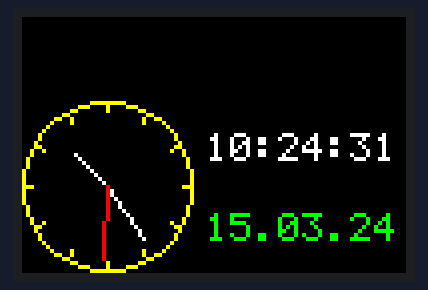
The program below on a simulated Raspberry Pi (BCM pin numbers). Parts: 96×64 colour display. The clock reads 2024-03-15 10:24:30 at power-on unless the program sets it; library files of the repository ran but are not shown: SSD1331.py.

Above: at 1.2 s.
At 5.3 s:
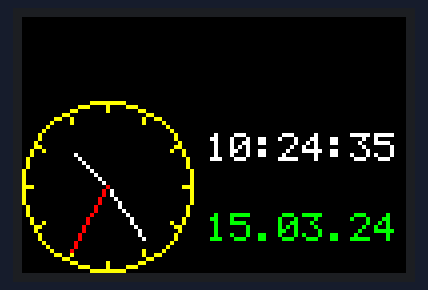
At 10.5 s:
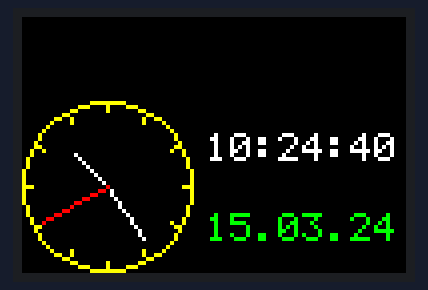
At 19.2 s:
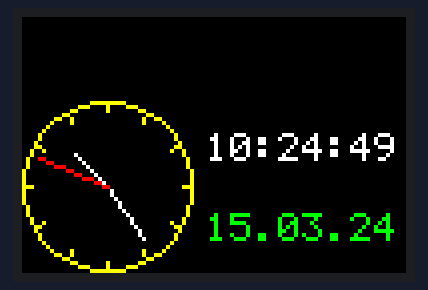
At 28.5 s:
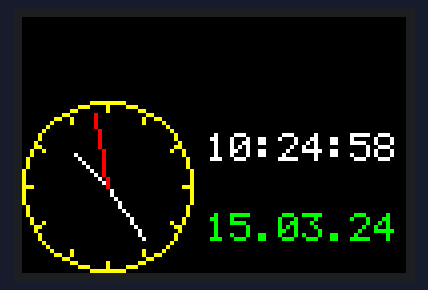
At 38.3 s:
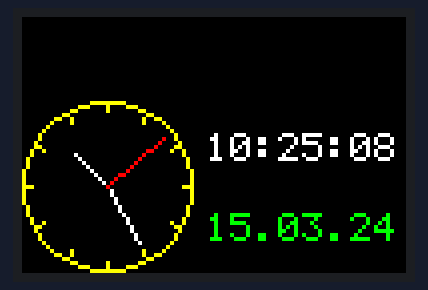

Measured:
- what the display in image 0 shows lasts 1.0 s, from 1.1 s to 2.1 s

The program:

clock.py
```python
import SSD1331
import datetime
import time
import math
import serial

SSD1331_PIN_CS  = 8
SSD1331_PIN_DC  = 5
SSD1331_PIN_RST = 25
SSD1331_MAX_WIDTH  = 0x60
SSD1331_MAX_HEIGHT = 0x40

if __name__ == '__main__':
    device = SSD1331.SSD1331(SSD1331_PIN_DC, SSD1331_PIN_RST, SSD1331_PIN_CS)
    try:
        device.EnableDisplay(True)
        device.Clear()
        clock_ticks = []
        for i in range(12):
            hours_angle = 270 + (30 * i)
            clock_ticks.append([])
            clock_ticks[i].append(int(math.cos(math.radians(hours_angle)) * 19))
            clock_ticks[i].append(int(math.sin(math.radians(hours_angle)) * 19))
            clock_ticks[i].append(int(math.cos(math.radians(hours_angle)) * 21))
            clock_ticks[i].append(int(math.sin(math.radians(hours_angle)) * 21))

        today_last_time = "Unknown"
        while True:
            my_now = datetime.datetime.now()
            today_date = my_now.strftime("%d.%m.%y")
            today_time = my_now.strftime("%H:%M:%S")
            if today_time != today_last_time:
                hours_angle = 270 + (30 * (my_now.hour + (my_now.minute / 60.0)))
                hours_dx = int(math.cos(math.radians(hours_angle)) * 12)
                hours_dy = int(math.sin(math.radians(hours_angle)) * 12)
                minutes_angle = 270 + (6 * my_now.minute)
                minutes_dx = int(math.cos(math.radians(minutes_angle)) * 17)
                minutes_dy = int(math.sin(math.radians(minutes_angle)) * 17)
                seconds_angle = 270 + (6 * my_now.second)
                seconds_dx = int(math.cos(math.radians(seconds_angle)) * 19)
                seconds_dy = int(math.sin(math.radians(seconds_angle)) * 19)
                device.Clear()
                time.sleep(0.005)
                device.DrawCircle(21, 42, 21, SSD1331.COLOR_YELLOW)
                for i in range(12):
                    device.DrawLine(21 + clock_ticks[i][0], 42 + clock_ticks[i][1], 21 + clock_ticks[i][2], 42 + clock_ticks[i][3], SSD1331.COLOR_YELLOW)

                device.DrawLine(21, 42, 21 + hours_dx, 42 + hours_dy, SSD1331.COLOR_WHITE)
                device.DrawLine(21, 42, 21 + minutes_dx, 42 + minutes_dy, SSD1331.COLOR_WHITE)
                device.DrawLine(21, 42, 21 + seconds_dx, 42 + seconds_dy, SSD1331.COLOR_RED)
                device.DrawString(46, 29, today_time, SSD1331.COLOR_WHITE)
                device.DrawString(46, 49, today_date, SSD1331.COLOR_GREEN)
                today_last_time = today_time
            time.sleep(0.5)
    finally:
        device.EnableDisplay(True)
        device.Remove()
```
